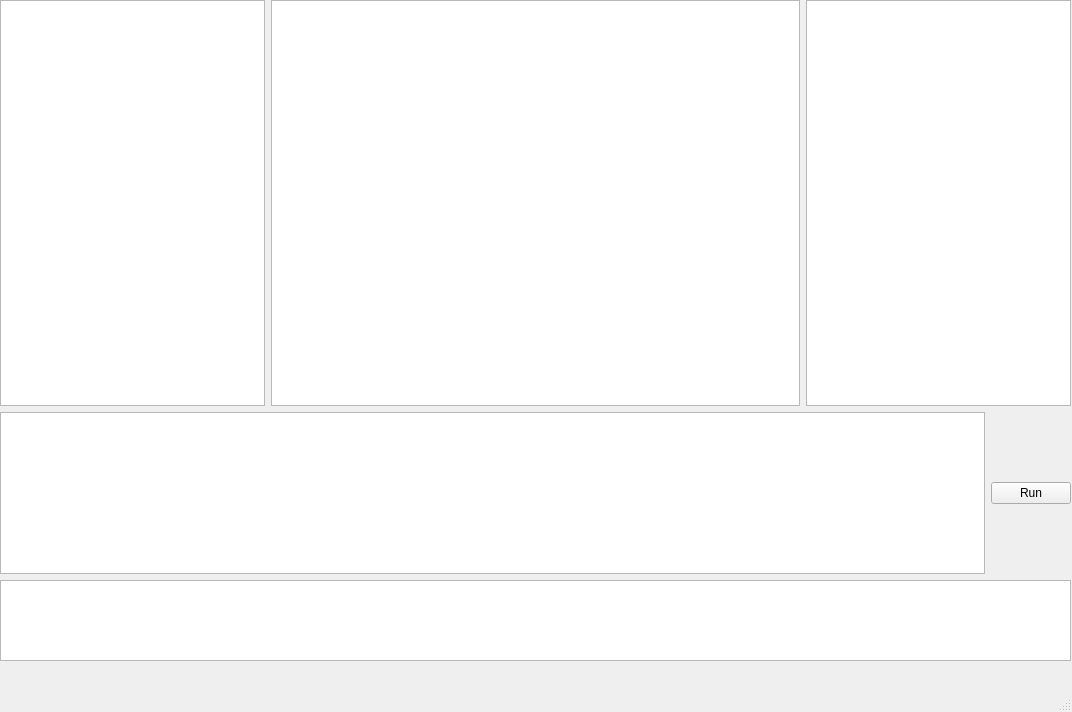
<?xml version="1.0" encoding="UTF-8"?>
<ui version="4.0">
 <class>MainWindow</class>
 <widget class="QMainWindow" name="MainWindow">
  <property name="enabled">
   <bool>true</bool>
  </property>
  <property name="geometry">
   <rect>
    <x>0</x>
    <y>0</y>
    <width>1072</width>
    <height>712</height>
   </rect>
  </property>
  <property name="sizePolicy">
   <sizepolicy hsizetype="Fixed" vsizetype="Fixed">
    <horstretch>0</horstretch>
    <verstretch>0</verstretch>
   </sizepolicy>
  </property>
  <property name="minimumSize">
   <size>
    <width>1072</width>
    <height>712</height>
   </size>
  </property>
  <property name="maximumSize">
   <size>
    <width>1072</width>
    <height>712</height>
   </size>
  </property>
  <property name="windowTitle">
   <string>MainWindow</string>
  </property>
  <widget class="QWidget" name="centralwidget">
   <widget class="QWidget" name="layoutWidget">
    <property name="geometry">
     <rect>
      <x>0</x>
      <y>0</y>
      <width>1071</width>
      <height>661</height>
     </rect>
    </property>
    <layout class="QVBoxLayout" name="verticalLayout" stretch="5,2,1">
     <property name="sizeConstraint">
      <enum>QLayout::SetNoConstraint</enum>
     </property>
     <item>
      <layout class="QHBoxLayout" name="horizontalLayout" stretch="2,4,2">
       <item>
        <widget class="QListWidget" name="tablesList">
         <property name="sizePolicy">
          <sizepolicy hsizetype="Expanding" vsizetype="Expanding">
           <horstretch>100</horstretch>
           <verstretch>0</verstretch>
          </sizepolicy>
         </property>
        </widget>
       </item>
       <item>
        <widget class="QTableView" name="resultTable"/>
       </item>
       <item>
        <widget class="QTextBrowser" name="logsTextBrowser">
         <property name="sizePolicy">
          <sizepolicy hsizetype="Preferred" vsizetype="Preferred">
           <horstretch>0</horstretch>
           <verstretch>0</verstretch>
          </sizepolicy>
         </property>
        </widget>
       </item>
      </layout>
     </item>
     <item>
      <layout class="QHBoxLayout" name="horizontalLayout_2">
       <item>
        <widget class="QTextEdit" name="inputTextEdit"/>
       </item>
       <item>
        <widget class="QPushButton" name="runButton">
         <property name="text">
          <string>Run</string>
         </property>
        </widget>
       </item>
      </layout>
     </item>
     <item>
      <widget class="QTextBrowser" name="errorsTextBrowser">
       <property name="sizePolicy">
        <sizepolicy hsizetype="Preferred" vsizetype="Preferred">
         <horstretch>0</horstretch>
         <verstretch>0</verstretch>
        </sizepolicy>
       </property>
      </widget>
     </item>
    </layout>
   </widget>
  </widget>
  <widget class="QMenuBar" name="menubar">
   <property name="geometry">
    <rect>
     <x>0</x>
     <y>0</y>
     <width>1072</width>
     <height>25</height>
    </rect>
   </property>
  </widget>
  <widget class="QStatusBar" name="statusbar"/>
 </widget>
 <resources/>
 <connections/>
</ui>
